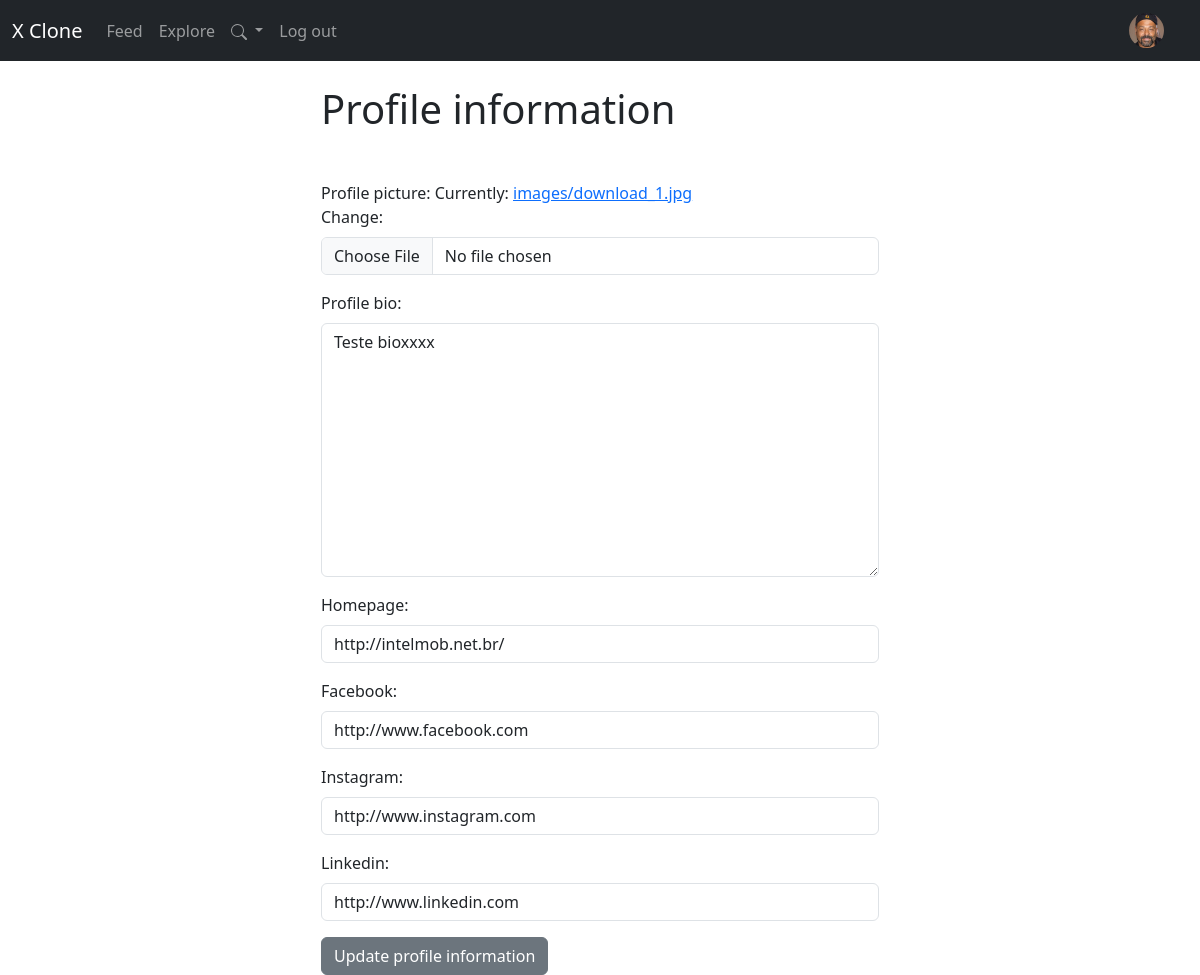
The app's page /update_profile/ (signed in) with its own data.
### x/models.py (models this page shows, shortened)
class CustomUser(AbstractUser):
    follows = models.ManyToManyField("self",
                                     related_name="followed_by",
                                     symmetrical=False,
                                     blank=True)
    profile_image = models.ImageField(null=True, blank=True, upload_to='images/')
    profile_bio = models.CharField(null=True, blank=True, max_length=500)
    homepage_link = models.CharField(null=True, blank=True, max_length=150)
    facebook_link = models.CharField(null=True, blank=True, max_length=150)
    instagram_link = models.CharField(null=True, blank=True, max_length=150)
    linkedin_link = models.CharField(null=True, blank=True, max_length=150)

### x/views.py (the view)
# urls.py: path("update_profile/", views.update_profile, name="update_profile"),
def update_profile(request):
    if request.user.is_authenticated:
        current_user = CustomUser.objects.get(id = request.user.id)
        form = UpdateUserForm(request.POST or None, request.FILES or None, instance=current_user)
        if form.is_valid():
            form.save()
            login(request, current_user)
            messages.success(request, ("Your profile has been updated..."))
            return redirect('home')
        return  render (request, "update_profile.html", {"current_user" : current_user, 'form': form})
    else:
        messages.success(request, ("You must be logget to see this page..."))
        return redirect('home')

### x/templates/update_profile.html (shortened to what this page needs)
{% extends 'base.html' %}
{% block content %}
<div class="col-md-6 offset-md-3">
    <h1 class="mb-5">Profile information</h1>
    <form method=POST enctype="multipart/form-data">
        {{ form.as_p}}
        <button type="submit" class="btn btn-secondary">Update profile information</button>
      </form>
</div>
{% endblock %}

### x/templates/navbar.html (shortened to what this page needs)
{% load static %}
<nav class="navbar navbar-expand-lg bg-dark navbar-dark">
    <div class="container-fluid">
      <a class="navbar-brand" href="#">X Clone</a>
      <div class="collapse navbar-collapse" id="navbarNav">
        <ul class="navbar-nav">
          <li class="nav-item">
            <a class="nav-link" aria-current="page" href="{% url 'home' %}">Feed</a>
          </li>
          <li class="nav-item">
            <a class="nav-link" href="{% url 'profile_list' %}">Explore</a>
          </li>
          {% if user.is_authenticated%}
          <li class="nav-item dropdown">
            <a class="nav-link dropdown-toggle" href="#" id="navbarDropdown" role="button" data-bs-toggle="dropdown" aria-expanded="false">
              <svg xmlns="http://www.w3.org/2000/svg" width="16" height="16" fill="currentColor" class="bi bi-search" viewBox="0 0 16 16">
                <path d="M11.742 10.344a6.5 6.5 0 1 0-1.397 1.398h-.001q.044.06.098.115l3.85 3.85a1 1 0 0 0 1.415-1.414l-3.85-3.85a1 1 0 0 0-.115-.1zM12 6.5a5.5 5.5 0 1 1-11 0 5.5 5.5 0 0 1 11 0"/>
              </svg>
            </a>
          <li class="nav-item">
            <a class="nav-link" href="{% url 'logout' %}">Log out</a>
          </li>
          {% endif %}
        </ul>
        {% if user.is_authenticated %}
          <ul class="navbar-nav ms-auto">
            <li class="nav-link navbar-brand">
              {% if user.profile_image %}
             <a href="{% url 'profile' request.user.id %}"> <img src="{{user.profile_image.url}}" class="rounded-circle" width="35"></a>
              {% else %}
              <a href="{% url 'profile' request.user.id %}"><img src="{% static '/images/default_profile.jpg' %}" class="rounded-circle" width="35"></a>
              {% endif %}
            </li>
          </ul>
        {% endif %}
      </div>
    </div>
  </nav>

### records on screen
CustomUser: profile_image (picture), profile_bio "Teste bioxxxx", homepage_link "http://intelmob.net.br/", facebook_link "http://www.facebook.com", instagram_link "http://www.instagram.com", linkedin_link "http://www.linkedin.com"
